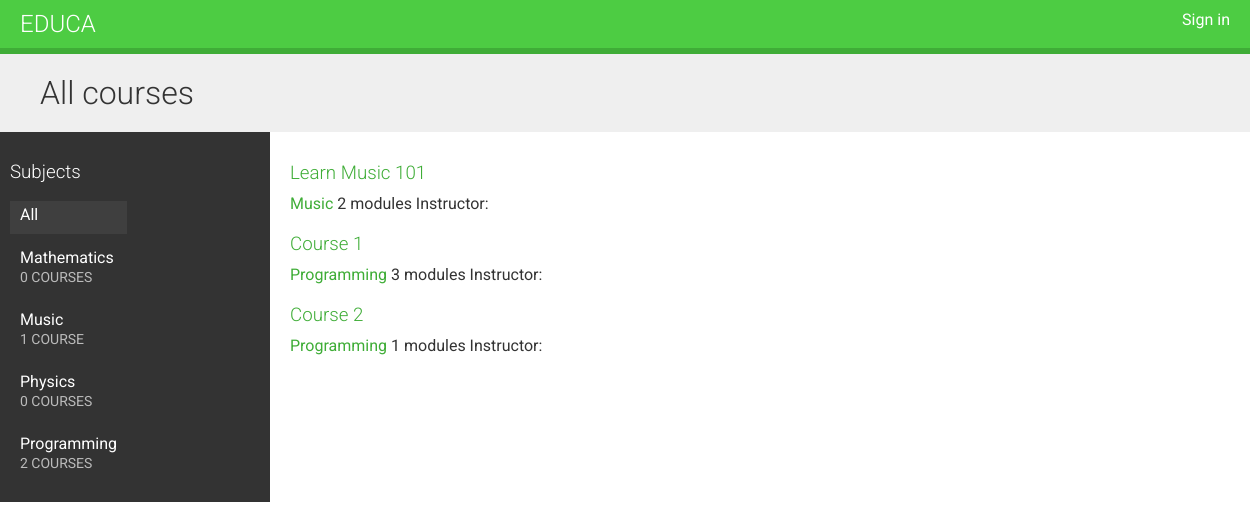
Before: / with the older database file.
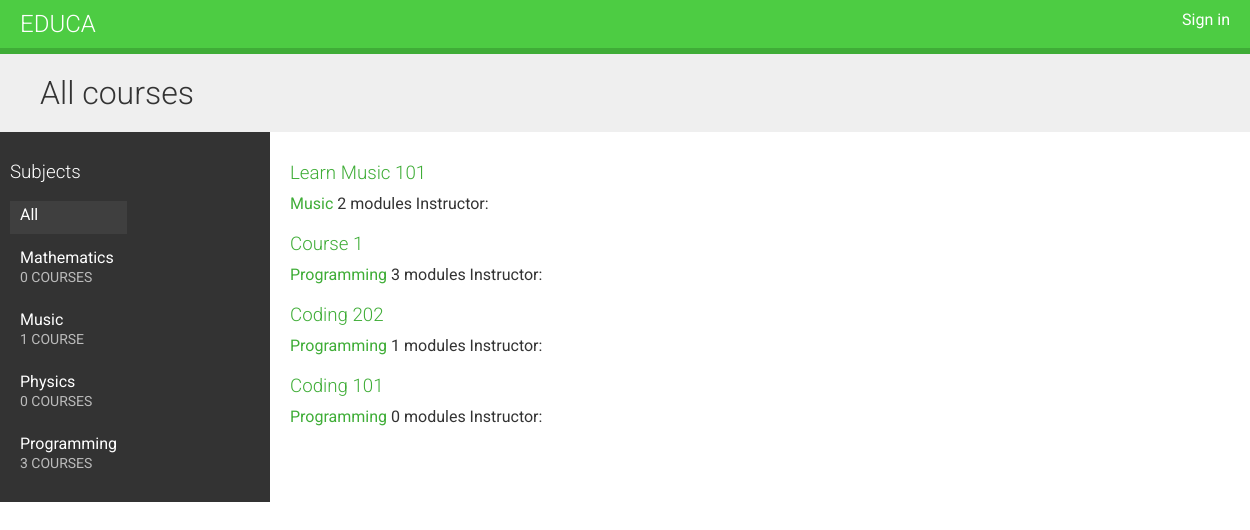
After: the same page with the newer database file.
### courses/models.py (models this page shows, shortened)
class Subject(models.Model):
    title = models.CharField(max_length=200)
    slug = models.SlugField(max_length=200, unique=True)
    class Meta:
        ordering = ["title"]
    def __str__(self):
        return self.title

class Course(models.Model):
    owner = models.ForeignKey(
        User, related_name="courses_created", on_delete=models.CASCADE
    )
    subject = models.ForeignKey(
        Subject, related_name="courses", on_delete=models.CASCADE
    )
    title = models.CharField(max_length=200)
    slug = models.SlugField(max_length=200, unique=True)
    overview = models.TextField()
    created = models.DateTimeField(auto_now_add=True)
    students = models.ManyToManyField(User, related_name="courses_joined", blank=True)
    class Meta:
        ordering = ["created"]

### courses/views.py (the view)
# urls.py: path("", CourseListView.as_view(), name="course_list"),
class CourseListView(TemplateResponseMixin, View):
    model = Course
    template_name = "courses/course/list.html"
    def get(self, request, subject=None):
        subjects = cache.get("all_subjects")
        if not subjects:
            subjects = Subject.objects.annotate(total_courses=Count("courses"))
            cache.set("all_subjects", subjects)
        all_courses = Course.objects.annotate(total_modules=Count("modules"))
        if subject:
            subject = get_object_or_404(Subject, slug=subject)
            key = f"subject_{subject.id}_courses"
            courses = cache.get(key)
            if not courses:
                courses = all_courses.filter(subject=subject)
                cache.set(key, courses)
        else:
            courses = cache.get("all_course")
            if not courses:
                courses = all_courses
                cache.set("all_courses", courses)
        context = {"subjects": subjects, "subject": subject, "courses": courses}
        return self.render_to_response(context)

### courses/templates/courses/course/list.html (shortened to what this page needs)
{% extends 'base.html' %}
{% block content %}
  <h1>
    {% if subject %}
      {{ subject.title }} courses
    {% else %}
      All courses
    {% endif %}
  </h1>
  <div class="contents">
    <h3>Subjects</h3>
    <ul id="modules">
      <li {% if not subject %}class="selected"{% endif %}>
        <a href="{% url 'course_list' %}">All</a>
      </li>
      {% for s in subjects %}
        <li {% if subject == s %}class="selected"{% endif %}>
          <a href="{% url 'course_list_subject' s.slug %}">
            {{ s.title }}
            <br>
            <span>{{ s.total_courses }} course{{ s.total_courses|pluralize }}</span>
          </a>
        </li>
      {% endfor %}
    </ul>
  </div>
  <div class="module">
    {% for course in courses %}
      {% with course.subject as subject %}
        <h3>
          <a href="{% url 'course_detail' course.slug %}">
            {{ course.title }}
          </a>
        </h3>
        <p>
          <a href="{% url 'course_list_subject' subject.slug %}">
            {{ subject}}
          </a>
          {{ course.total_modules }} modules
          Instructor: {{ course.owner.get_full_name }}
        </p>
      {% endwith %}
    {% endfor %}
  </div>
{% endblock content %}

Changed rows visible on the page:
computed for Subject "Programming": total_courses "2" → "3"
changed Course: title "Course 2" → "Coding 202"
added Course: title "Coding 101", subject "Programming", total_modules "0"
